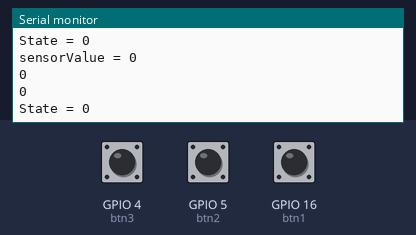
Bench run of a sketch on a simulated ESP8266 (NodeMCU). Parts: the last lines printed to the serial monitor. The inputs (shaded band) are chosen by the test bench; at power-on: GPIO 4 (btn3) LOW, GPIO 5 (btn2) HIGH, GPIO 16 (btn1) HIGH. WiFi joins after 1.5 s; servers stay silent unless stated.

Above: at 2.7 s.
2.8 s: GPIO 4 (btn3) pulled HIGH for 0.35 s
At 3.41 s:
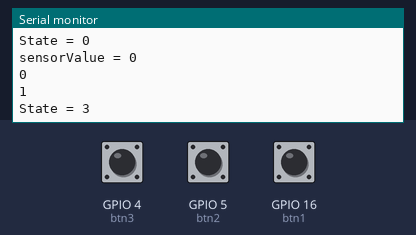
4.6 s: GPIO 5 (btn2) pulled LOW for 0.35 s
At 5.01 s:
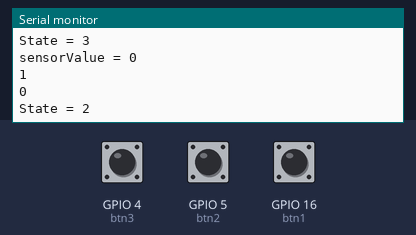
6.4 s: GPIO 16 (btn1) pulled LOW for 0.35 s
At 6.91 s:
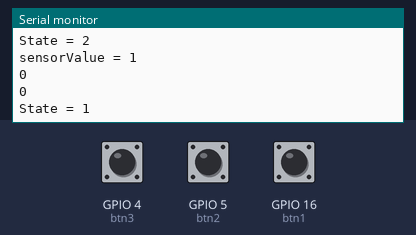
Timing chart, 0 to 9.4 s (numbered marks = the images above; inputs shaded):
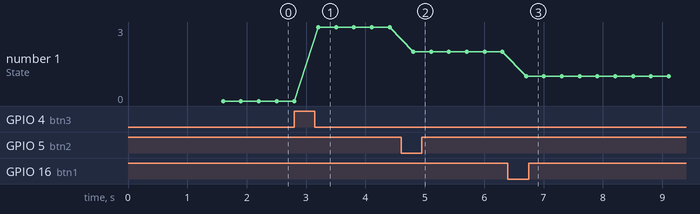

Measured:
- after the input at 2.8 s, the serial monitor: prints a new line after 0.40 s (image 1)
- after the input at 4.6 s, the serial monitor: prints a new line after 0.21 s (image 2)
- after the input at 6.4 s, the serial monitor: prints a new line after 0.31 s (image 3)
- plotted number 1: 0 → 3 after the input at 2.8 s, 3 → 2 after the input at 4.6 s

The sketch:

test_button.ino
```cpp
#include <ESP8266WiFi.h>

#define ssid  "TOPNET_6X6K6E"
#define pass  "6XFK6ETM6G"

#define btn1 16
#define btn2 5
#define btn3 4


int sensorValue1 = 0;       //sensor value, I'm usingg 0/1 button state
int sensorValue2 = 0;
int sensorValue3 = 0;
int state= 0;


void setup() {
WiFi.mode(WIFI_STA);
WiFi.begin(ssid,pass);
Serial.begin(115200);
while (WiFi.status()!= WL_CONNECTED){
  delay(500);
  Serial.print("."); }
Serial.println("");
Serial.print("Connected to");
Serial.println(ssid);
Serial.print("IP :");
Serial.println(WiFi.localIP());
pinMode(btn1, INPUT);
pinMode(btn2, INPUT);
pinMode(btn3, INPUT);
}
void loop(){
  // print the results to the Serial Monitor:
  readSwitch();
  Serial.print("sensorValue = ");
  Serial.println(sensorValue1);
  Serial.println(sensorValue2);
  Serial.println(sensorValue3);
  Serial.print("State = ");
  Serial.println(state);
  delay(200);
}
void readSwitch () {                                  //creates the function to read the switch states

   if (digitalRead(btn1) == LOW)
    {sensorValue1 = 1;
     state=1 ;
     delay(100);   }                     //delay for debounce purposes
   else {sensorValue1=0; }
   if (digitalRead(btn2) == LOW)
    {sensorValue2 = 1; //if the analog reading is within a certain range we know which button was pressed and set the state accordingly
     state=2 ;
     delay(100);                                       //delay for debounce purposes
  }
  else {sensorValue2=0 ;}
  if (digitalRead(btn3) == HIGH)
    {sensorValue3 = 1; //if the analog reading is within a certain range we know which button was pressed and set the state accordingly
     state=3 ;
     delay(100);                                       //delay for debounce purposes
  }
  else {sensorValue3=0 ;
        }
 delay(100);   //delay for timeing purpose
}
```
